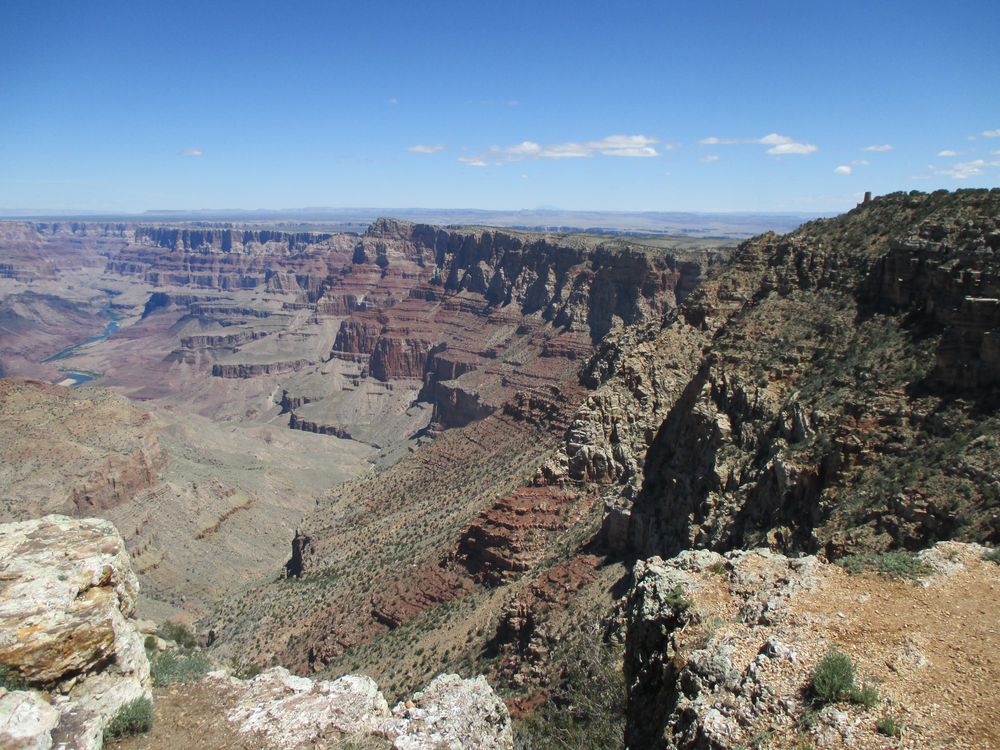
#> input picture images/panorama/grand_canyon_left_01.png, 1000 x 750 px
$ python panoramastitching.py
#> lines starting #> are read from the running program, lines starting #| are printed output that depends on the picture
#!/usr/bin/env python3
# -*- coding: utf-8 -*-
"""
Created on Mon Nov 13 17:21:43 2017

@author: applesauce

https://www.pyimagesearch.com/2016/01/11/opencv-panorama-stitching/
"""

import cv2
import numpy as np

def resize(image, width = None, height = None, inter = cv2.INTER_AREA):
    dim = None
    (h, w) = image.shape[:2]
    if width is None and height is None:
        return image
    if width is None:
        r = height / float(h)
        dim = (int(w * r), height)
    else:
        r = width / float(w)
        dim = (width, int(h * r))
    resized = cv2.resize(image, dim, interpolation = inter)
    return resized

class Stitcher():

    def stitch(self, images, ratio=.75, reprojThresh=4.0, showMatches=False):
        imageB, imageA = images
        kpsA, featuresA = self.detectAndDescribe(imageA)
        kpsB, featuresB = self.detectAndDescribe(imageB)

        M = self.matchKeypoints(kpsA, kpsB, featuresA, featuresB, ratio, reprojThresh)

        if M is None:
            return None

        matches, H, status = M
        result = cv2.warpPerspective(imageA, H, (imageA.shape[1] + imageB.shape[1], imageA.shape[0]))
        result[0:imageB.shape[0], 0:imageB.shape[1]] = imageB

        if showMatches:
            vis = self.drawMatches(imageA, imageB, kpsA, kpsB, matches, status)
            return result, vis

        return result

    def detectAndDescribe(self, image):
        gray = cv2.cvtColor(image, cv2.COLOR_BGR2GRAY)
        descriptor = cv2.xfeatures2d.SIFT_create()
        kps, features = descriptor.detectAndCompute(gray, None)
        kps = np.float32([kp.pt for kp in kps])
        return kps, features

    def matchKeypoints(self, kpsA, kpsB, featuresA, featuresB, ratio, reprojThresh):
        matcher = cv2.DescriptorMatcher_create('BruteForce')
        rawMatches = matcher.knnMatch(featuresA, featuresB, 2)
        matches = []
        for m in rawMatches:
            if len(m) == 2 and m[0].distance < m[1].distance * ratio:
                matches.append((m[0].trainIdx, m[0].queryIdx))
        if len(matches) > 4:
            ptsA = np.float32([kpsA[i] for (_, i) in matches])
            ptsB = np.float32([kpsB[i] for (i, _) in matches])

            H, status = cv2.findHomography(ptsA, ptsB, cv2.RANSAC, reprojThresh)
            return matches, H, status
        return None

    def drawMatches(self, imageA, imageB, kpsA, kpsB, matches, status):
        hA, wA = imageA.shape[:2]
        hB, wB = imageB.shape[:2]
        vis = np.zeros((max(hA, hB), wA+wB, 3), dtype='uint8')
        vis[0:hA, 0:wA] = imageA
        vis[0:hB, wA:] = imageB
        for ((trainIdx, queryIdx), s) in zip(matches, status):
            if s == 1:
                ptA = (int(kpsA[queryIdx][0]), int(kpsA[queryIdx][1]))
                ptB = (int(kpsB[trainIdx][0]) + wA, int(kpsB[trainIdx][1]))
                cv2.line(vis, ptA, ptB, (0, 255, 0), 1)

        return vis

imageA = cv2.imread('images/panorama/grand_canyon_left_01.png')
#> imageA is the input picture: shape (750, 1000, 3); mean B, G, R 137, 127.5, 118.6
imageB = cv2.imread('images/panorama/grand_canyon_right_01.png')
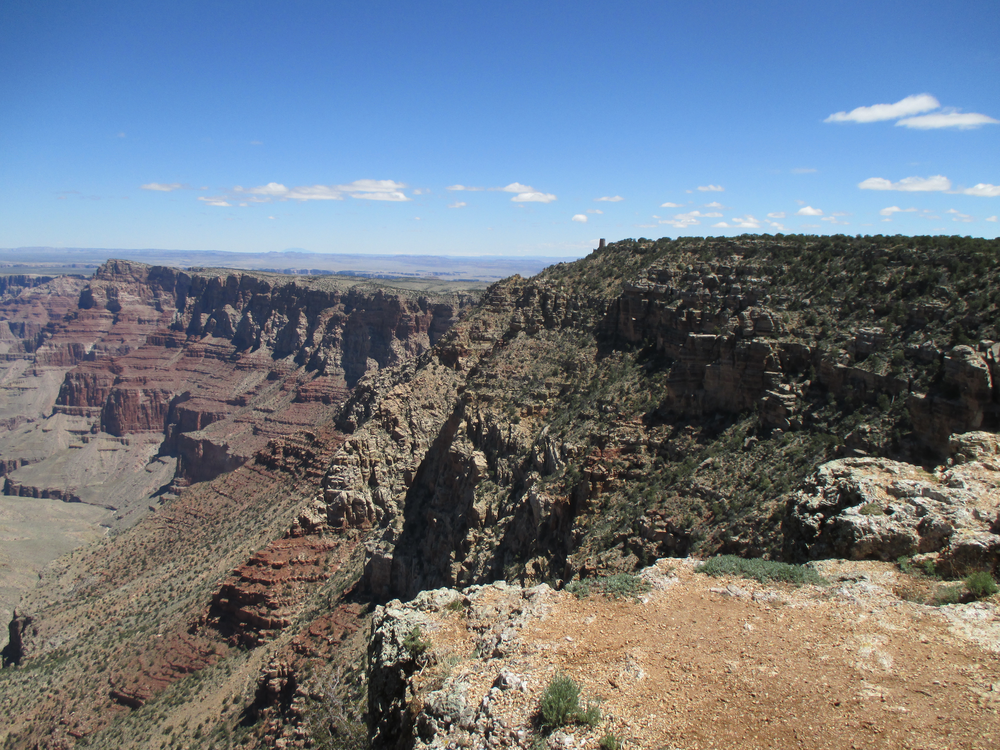
#> input picture images/panorama/grand_canyon_right_01.png, 1000 x 750 px
#> imageB is the input picture: shape (750, 1000, 3); mean B, G, R 131, 119.8, 111
imageA = resize(imageA, width=400)
imageB = resize(imageB, width=400)

stitcher = Stitcher()
result, vis = stitcher.stitch([imageA, imageB], showMatches=True)
#> in detectAndDescribe, `gray = cv2.cvtColor(image, cv2.COLOR_BGR2GRAY)`:
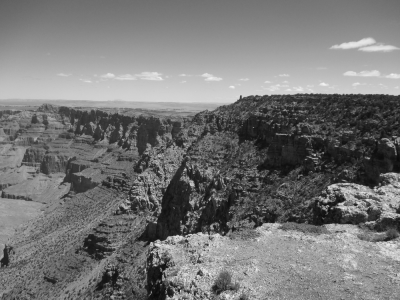
#> gray: shape (300, 400); min 9, max 241, mean 118.5
#> in detectAndDescribe, `kps, features = descriptor.detectAndCompute(gray, None)`: kps = 1228 keypoints; strongest (x, y, size): (355, 204, 2.1), (192, 184, 3.5), (200, 273, 3.5), (341, 206, 5)
#> in detectAndDescribe, `kps = np.float32([kp.pt for kp in kps])`: kps = 1228 pairs, first value 2.51 to 397.1, second value 38.99 to 296.6
#> in stitch, `kpsA, featuresA = self.detectAndDescribe(imageA)`: kpsA has the same summary as kps in detectAndDescribe
#> in detectAndDescribe (call 2), `gray = cv2.cvtColor(image, cv2.COLOR_BGR2GRAY)`:
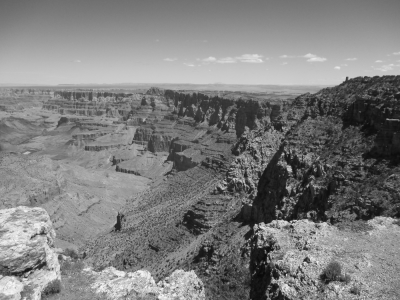
#> gray: shape (300, 400); min 8, max 250, mean 125.9
#> in detectAndDescribe (call 2), `kps, features = descriptor.detectAndCompute(gray, None)`: kps = 1241 keypoints; strongest (x, y, size): (289, 169, 3.7), (273, 281, 3.3), (291, 226, 2.1), (274, 222, 2.8)
#> in detectAndDescribe (call 2), `kps = np.float32([kp.pt for kp in kps])`: kps = 1241 pairs, first value 3.13 to 397.1, second value 54.99 to 297.1
#> in stitch, `kpsB, featuresB = self.detectAndDescribe(imageB)`: kpsB has the same summary as kps in detectAndDescribe
#> in matchKeypoints, `rawMatches = matcher.knnMatch(featuresA, featuresB, 2)`: rawMatches = 1228 matches
#> after the loop in matchKeypoints, `for m in rawMatches:`: matches = 499 pairs, first value 266 to 1239, second value 5 to 1223
#> in matchKeypoints, `ptsA = np.float32([kpsA[i] for (_, i) in matches])`: ptsA = 499 pairs, first value 4.84 to 395.7, second value 73.4 to 296.6
#> in matchKeypoints, `ptsB = np.float32([kpsB[i] for (i, _) in matches])`: ptsB = 499 pairs, first value 117.9 to 397.1, second value 54.99 to 291.4
#> in matchKeypoints, `H, status = cv2.findHomography(ptsA, ptsB, cv2.RANSAC, reprojThresh)`: H = [[0.725, 0.00305, 117.1], [-0.0667, 0.928, -7.8], [-0.000715, 0.000136, 1]]; status = 499 values, max 1 at index 0, min 0 at index 242, mean 0.884
#> in stitch, `result[0:imageB.shape[0], 0:imageB.shape[1]] = imageB`:
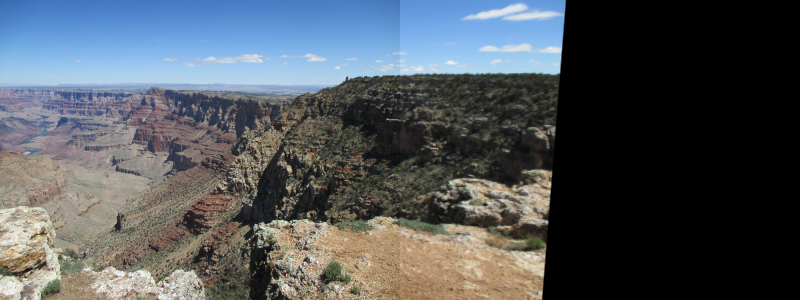
#> result: shape (300, 800, 3); mean B, G, R 90.9, 86, 80.5
#> in drawMatches, `vis[0:hA, 0:wA] = imageA`:
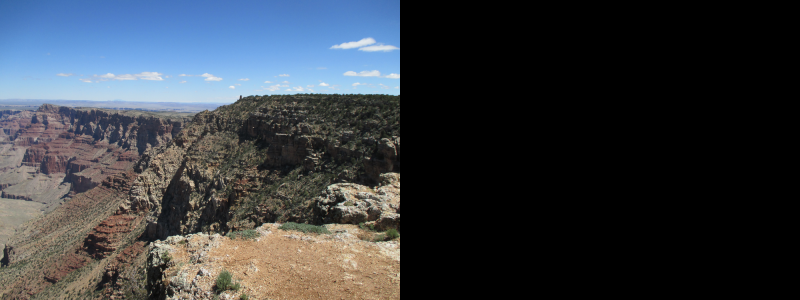
#> vis: shape (300, 800, 3); mean B, G, R 65.5, 59.9, 55.5
#> in drawMatches, `vis[0:hB, wA:] = imageB`:
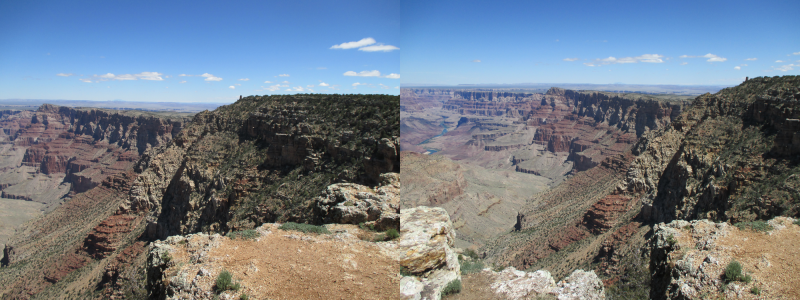
#> vis: shape (300, 800, 3); mean B, G, R 134, 123.7, 114.8
#> the loop in drawMatches, `for ((trainIdx, queryIdx), s) in zip(matches, status):` made 499 passes
#> (trainIdx, queryIdx, ptA, ptB) on passes 1 to 12: (271, 5, (4, 130), (519, 111)), (271, 6, (4, 130), (519, 111)), (272, 7, (4, 130), (519, 111)), (266, 8, (4, 250), (517, 216)), (270, 10, (5, 251), (519, 217)), (267, 11, (6, 291), (518, 252)), (276, 12, (6, 127), (520, 108)), (275, 13, (7, 190), (520, 165)), (280, 15, (8, 112), (522, 95)), (278, 17, (9, 196), (521, 170)), (281, 18, (9, 145), (522, 125)), (283, 20, (10, 248), (522, 215))
#> (ptA, ptB) on passes 61 to 66: ((58, 124), (563, 106)), ((59, 173), (563, 152)), ((60, 179), (564, 158)), ((61, 183), (565, 161)), ((61, 136), (566, 117)), ((61, 136), (566, 117))
#> after the loop in drawMatches, `for ((trainIdx, queryIdx), s) in zip(matches, status):`:
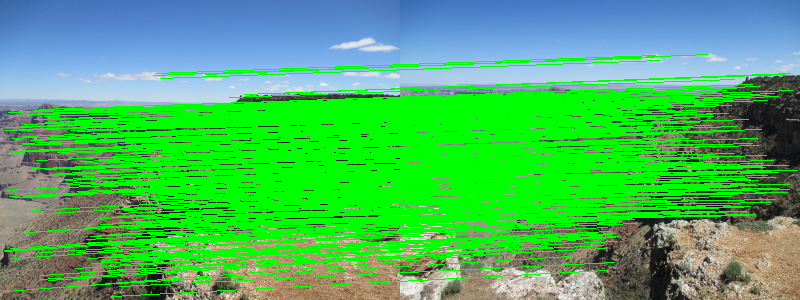
#> vis: shape (300, 800, 3); mean B, G, R 97.6, 180.2, 75.2

cv2.imshow('image a', imageA)
cv2.imshow('image b', imageB)
cv2.imshow('keypoint matches', vis)
cv2.imshow('result', result)
